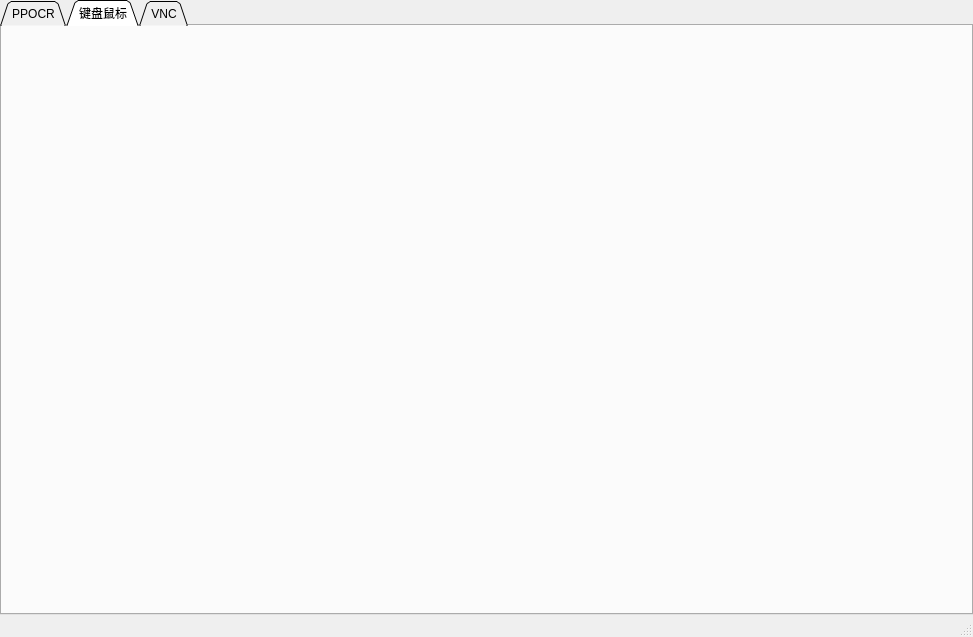
<?xml version="1.0" encoding="UTF-8"?>
<ui version="4.0">
 <class>ITOOLS</class>
 <widget class="QMainWindow" name="ITOOLS">
  <property name="geometry">
   <rect>
    <x>0</x>
    <y>0</y>
    <width>973</width>
    <height>637</height>
   </rect>
  </property>
  <property name="windowTitle">
   <string>ITOOLS</string>
  </property>
  <property name="autoFillBackground">
   <bool>true</bool>
  </property>
  <widget class="QWidget" name="centralwidget">
   <property name="autoFillBackground">
    <bool>true</bool>
   </property>
   <layout class="QGridLayout" name="gridLayout">
    <property name="leftMargin">
     <number>0</number>
    </property>
    <property name="topMargin">
     <number>0</number>
    </property>
    <property name="rightMargin">
     <number>0</number>
    </property>
    <property name="bottomMargin">
     <number>0</number>
    </property>
    <property name="spacing">
     <number>0</number>
    </property>
    <item row="0" column="0">
     <widget class="MyQTabWidget" name="myqtabWidget">
      <property name="focusPolicy">
       <enum>Qt::TabFocus</enum>
      </property>
      <property name="contextMenuPolicy">
       <enum>Qt::NoContextMenu</enum>
      </property>
      <property name="autoFillBackground">
       <bool>true</bool>
      </property>
      <property name="tabPosition">
       <enum>QTabWidget::North</enum>
      </property>
      <property name="tabShape">
       <enum>QTabWidget::Triangular</enum>
      </property>
      <property name="currentIndex">
       <number>1</number>
      </property>
      <property name="tabsClosable">
       <bool>false</bool>
      </property>
      <property name="movable">
       <bool>false</bool>
      </property>
      <widget class="PPOCRWidget" name="ppocr_tab">
       <attribute name="title">
        <string>PPOCR</string>
       </attribute>
      </widget>
      <widget class="KeyMouseWidget" name="mouse_tab">
       <attribute name="title">
        <string>键盘鼠标</string>
       </attribute>
      </widget>
      <widget class="vncTabWidget" name="vnc_tab">
       <attribute name="title">
        <string>VNC</string>
       </attribute>
      </widget>
     </widget>
    </item>
   </layout>
  </widget>
  <widget class="QStatusBar" name="statusbar"/>
 </widget>
 <customwidgets>
  <customwidget>
   <class>PPOCRWidget</class>
   <extends>QWidget</extends>
   <header>PPOCRWidget.h</header>
   <container>1</container>
  </customwidget>
  <customwidget>
   <class>MyQTabWidget</class>
   <extends>QTabWidget</extends>
   <header>MyQTabWidget.h</header>
   <container>1</container>
  </customwidget>
  <customwidget>
   <class>vncTabWidget</class>
   <extends>QWidget</extends>
   <header>vnctabwidget.h</header>
   <container>1</container>
  </customwidget>
  <customwidget>
   <class>KeyMouseWidget</class>
   <extends>QWidget</extends>
   <header>KeyMouseWidget.h</header>
   <container>1</container>
  </customwidget>
 </customwidgets>
 <resources/>
 <connections/>
</ui>
